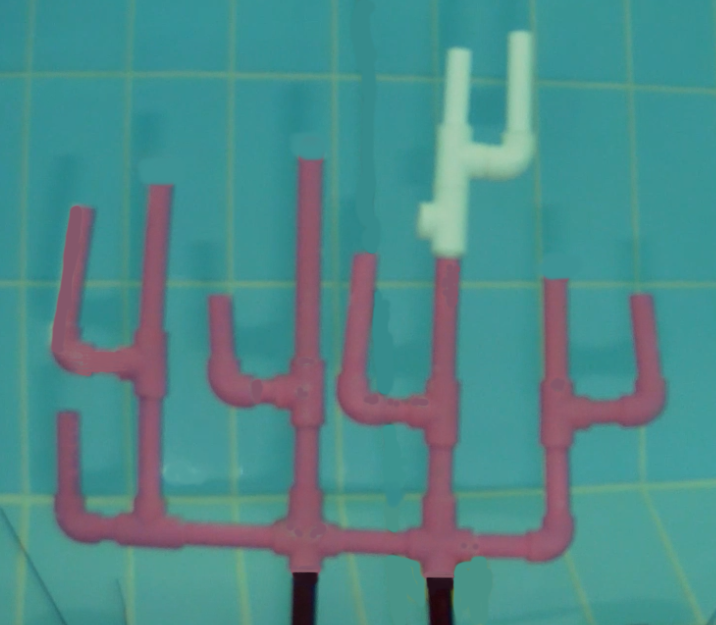
#> input picture deneme4/1.1f.png, 716 x 625 px
$ python Skeletonize_2.py
#> lines starting #> are read from the running program, lines starting #| are printed output that depends on the picture; after the words box and inside, x2 and y2 are one past the last pixel; in counts of white or black regions, pixels touching at a corner belong together
import cv2
import numpy as np
from skimage import filters
import matplotlib.pyplot as plt
from skimage.morphology import skeletonize
import itertools

img1 = cv2.imread("1.1f.png")
#> img1 is the input picture: shape (625, 716, 3); mean B, G, R 137.7, 137.7, 77.8
img2 = cv2.imread("3.1.png")
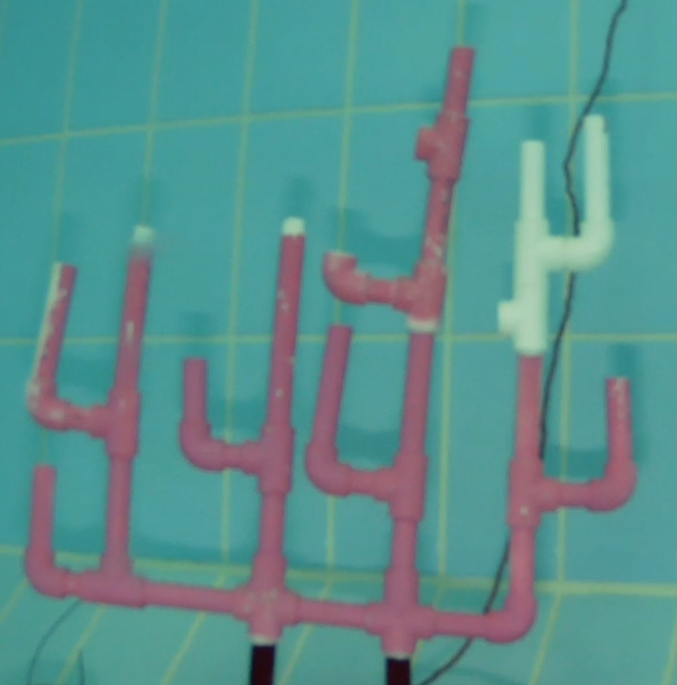
#> input picture deneme4/3.1.png, 677 x 685 px
#> img2 is the input picture: shape (685, 677, 3); mean B, G, R 142.2, 144.3, 89.5

#img2 = cv2.resize(img2,(img1.shape[1],img1.shape[0]))

copyimg1 = img1.copy()
copyimg2 = img2.copy()

kernel = np.ones((5,5),np.uint8)

# [18 lines left out: function bitwise_alma, not called in this run]

def mask_alma(img):
    hsv1 = cv2.cvtColor(img,cv2.COLOR_BGR2HSV)
#> hsv1: shape (625, 716, 3); mean H, S, V 100.6, 130.2, 145.6
    lower_pembe = np.array([148, 0, 100])
    upper_pembe = np.array([179, 255, 255])

    mask1 = cv2.inRange(hsv1, lower_pembe, upper_pembe)
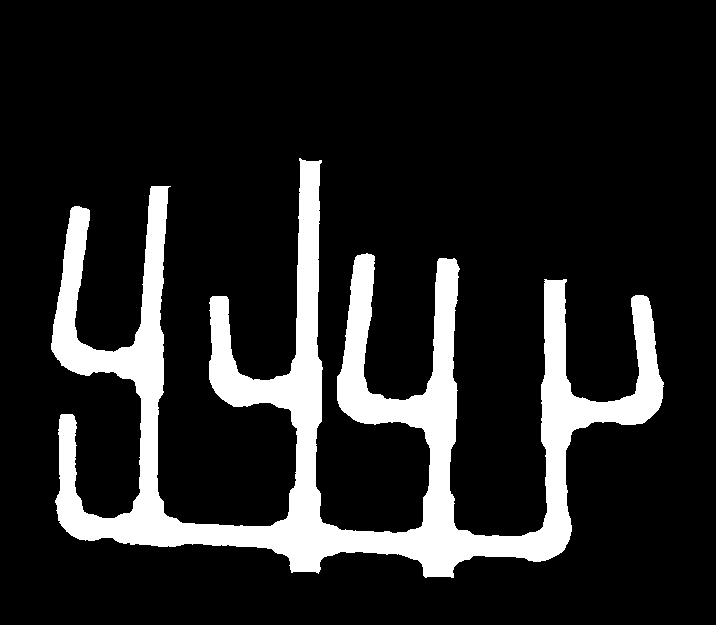
#> mask1: shape (625, 716); 14.1% white; 1 white region, box (x1, y1, x2, y2) and area: (51, 158, 664, 578) 63122

    lower_beyaz = np.array([30, 0, 180])
    upper_beyaz = np.array([85, 100, 255])

    hsv2 = cv2.cvtColor(img, cv2.COLOR_BGR2HSV)
    mask2 = cv2.inRange(hsv2, lower_beyaz, upper_beyaz)
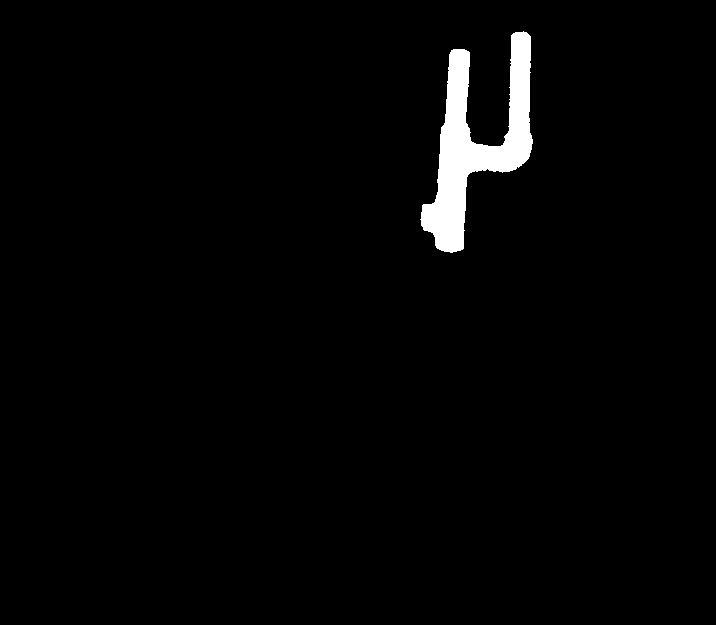
#> mask2: shape (625, 716); 2.1% white; 1 white region, box (x1, y1, x2, y2) and area: (420, 31, 533, 253) 9588

    top_mask =cv2.add(mask1,mask2)
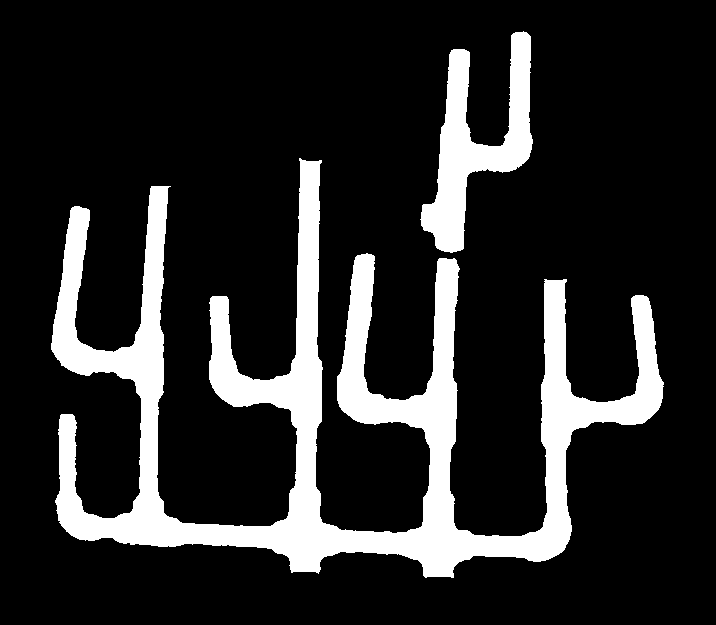
#> top_mask: shape (625, 716); 16.2% white; 2 white regions, box (x1, y1, x2, y2) and area: (51, 158, 664, 578) 63122, (420, 31, 533, 253) 9588
    return top_mask

# [64 lines left out: functions mask_alma_beyaz, mask_alma_sari, mask_alma_kirmizi_yesil, mask_alma_pembe, bit_xor, not called in this run]

#######################################################################################################################

def generate_nonadjacent_combination(input_list, take_n):
    """
    It generates combinations of m taken n at a time where there is no adjacent n.
    INPUT:
        input_list = (iterable) List of elements you want to extract the combination
        take_n =     (integer) Number of elements that you are going to take at a time in
                     each combination
    OUTPUT:
        all_comb =   (np.array) with all the combinations
    """
    all_comb = []
    for comb in itertools.combinations(input_list, take_n):
        comb = np.array(comb)
        d = np.diff(comb)
        fd = np.diff(np.flip(comb))
        if len(d[d == 1]) == 0 and comb[-1] - comb[0] != 7:
            all_comb.append(comb)
            #print(comb)
    return all_comb

def populate_intersection_kernel(combinations):
    """
    Maps the numbers from 0-7 into the 8 pixels surrounding the center pixel in
    a 9 x 9 matrix clockwisely i.e. up_pixel = 0, right_pixel = 2, etc. And
    generates a kernel that represents a line intersection, where the center
    pixel is occupied and 3 or 4 pixels of the border are ocuppied too.
    INPUT:
        combinations = (np.array) matrix where every row is a vector of combinations
    OUTPUT:
        kernels =      (List) list of 9 x 9 kernels/masks. each element is a mask.
    """
    n = len(combinations[0])
    template = np.array((
        [-1, -1, -1],
        [-1, 1, -1],
        [-1, -1, -1]), dtype="int")
    match = [(0, 1), (0, 2), (1, 2), (2, 2), (2, 1), (2, 0), (1, 0), (0, 0)]
    kernels = []
    for n in combinations:
        tmp = np.copy(template)
        for m in n:
            tmp[match[m][0], match[m][1]] = 1
        kernels.append(tmp)
    return kernels

def give_intersection_kernels():
    """
    Generates all the intersection kernels in a 9x9 matrix.
    INPUT:
        None
    OUTPUT:
        kernels =      (List) list of 9 x 9 kernels/masks. each element is a mask.
    """
    input_list = np.arange(8)
    taken_n = [4, 3]
    kernels = []
    for taken in taken_n:
        comb = generate_nonadjacent_combination(input_list, taken)
        tmp_ker = populate_intersection_kernel(comb)
        kernels.extend(tmp_ker)
    return kernels

def find_line_intersection(input_image, show=0):
    """
    Applies morphologyEx with parameter HitsMiss to look for all the curve
    intersection kernels generated with give_intersection_kernels() function.
    INPUT:
        input_image =  (np.array dtype=np.uint8) binarized m x n image matrix
    OUTPUT:
        output_image = (np.array dtype=np.uint8) image where the nonzero pixels
                       are the line intersection.
    """
    kernel = np.array(give_intersection_kernels())
    output_image = np.zeros(input_image.shape)
    for i in np.arange(len(kernel)):
        out = cv2.morphologyEx(input_image, cv2.MORPH_HITMISS, kernel[i, :, :])
        out = cv2.dilate(out,np.ones((5,5),np.uint8),iterations= 3)
        output_image = output_image + out
    if show == 1:
        show_image = np.reshape(np.repeat(input_image, 3, axis=1),
                                (input_image.shape[0], input_image.shape[1], 3)) * 255
        show_image[:, :, 1] = show_image[:, :, 1] - output_image * 255
        show_image[:, :, 2] = show_image[:, :, 2] - output_image * 255
        cv2.imshow("line transition",show_image)
        plt.imshow(show_image)
    return output_image

# [58 lines left out: function find_endoflines, not called in this run]

#######################################################################################################################

def skel(img):
    mask = mask_alma(img)

    opening = cv2.morphologyEx(mask, cv2.MORPH_OPEN, kernel)
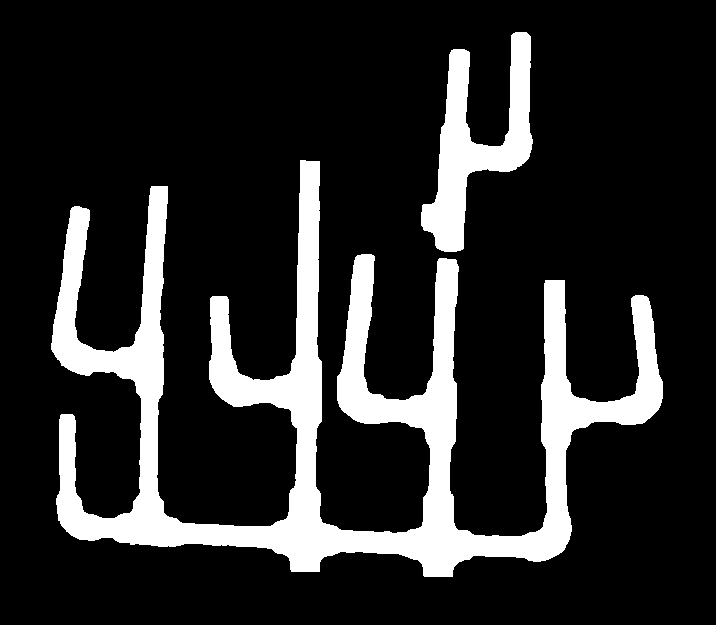
#> opening: shape (625, 716); 16.2% white; 2 white regions, box (x1, y1, x2, y2) and area: (51, 160, 663, 577) 62936, (421, 32, 533, 252) 9542
    closing = cv2.morphologyEx(opening, cv2.MORPH_CLOSE, kernel)
#> closing: shape (625, 716); 16.2% white; 2 white regions, box (x1, y1, x2, y2) and area: (51, 160, 663, 577) 62977, (421, 32, 533, 252) 9545

    binary = closing > filters.threshold_otsu(closing)

    skeleton_lee = skeletonize(binary, method='lee')
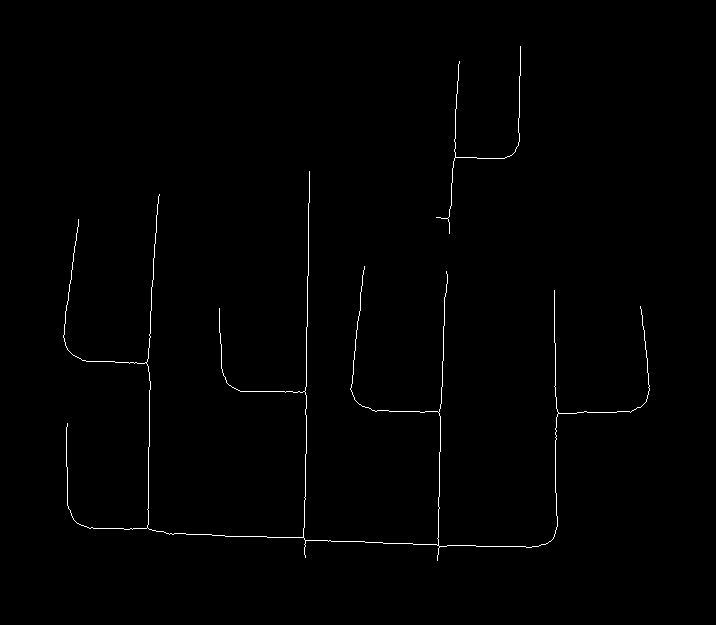
#> skeleton_lee: shape (625, 716) bool; 0.66% white in thin lines or dots, all inside (x1, y1, x2, y2) = (63, 46, 650, 561)

    lint_img = find_line_intersection(skeleton_lee, 0)
#> after the loop in find_line_intersection, `for i in np.arange(len(kernel)):`: output_image: shape (625, 716) float64; every value is 0

    img1 = np.uint8(lint_img)

    contours, hierarchy = cv2.findContours(img1, cv2.RETR_EXTERNAL, cv2.CHAIN_APPROX_NONE)

    points = []

    for i in range(len(contours)):
        (x, y, w, h) = cv2.boundingRect(contours[i])
        points.append(((int(x + (w) / 2), int(y + (h) / 2))))
        print(((int(x + (w) / 2), int(y + (h) / 2))))
    print("########")
    return (skeleton_lee,lint_img,points)


#> (the run stopped early here; a loop or call above may not have finished)
